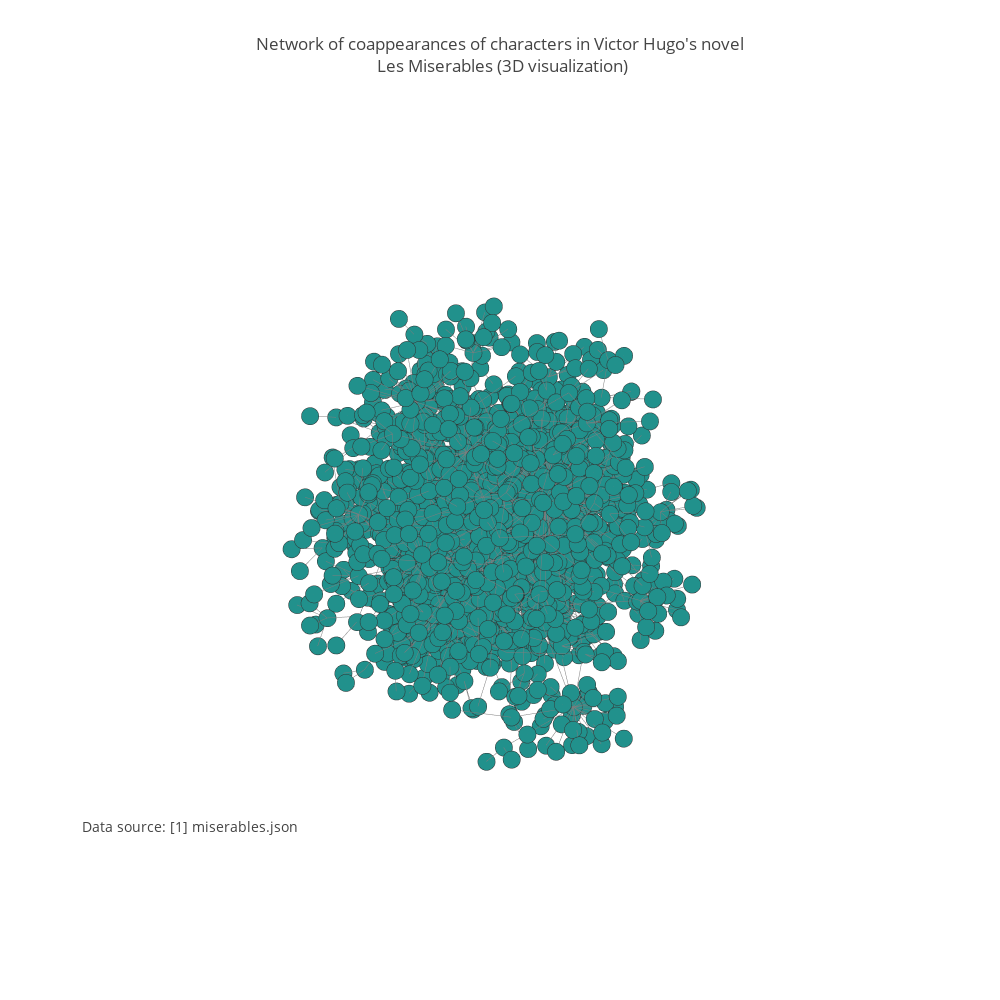

The notebook cell this image was saved under:
### Code cell
data=Data([trace1, trace2])
fig=Figure(data=data, layout=layout)

py.offline.init_notebook_mode(connected=True)

py.offline.iplot(fig, filename='Les-Miserables')

### Figure 1 — Plotly figure (JSON) as saved in the notebook; plotly's stock layout.template omitted (floating-point values rounded to 4 significant figures; data arrays with more than 128 entries replaced by an {"elided": "..."} marker saying what was removed)
{"data": [{"hoverinfo": "none", "line": {"color": "rgb(125,125,125)", "width": 1}, "mode": "lines", "type": "scatter3d", "x": {"elided": "6465 float values"}, "y": {"elided": "6465 float values"}, "z": {"elided": "6465 float values"}}, {"hoverinfo": "text", "marker": {"color": {"elided": "1692 int values"}, "colorscale": "Viridis", "line": {"color": "rgb(50,50,50)", "width": 0.5}, "size": 6, "symbol": "dot"}, "mode": "markers", "name": "actors", "text": {"elided": "1692 str values"}, "type": "scatter3d", "x": {"elided": "1692 float values"}, "y": {"elided": "1692 float values"}, "z": {"elided": "1692 float values"}}], "layout": {"annotations": [{"font": {"size": 14}, "showarrow": false, "text": "Data source: <a href='http://bost.ocks.org/mike/miserables/miserables.json'>[1] miserables.json</a>", "x": 0, "xanchor": "left", "xref": "paper", "y": 0.1, "yanchor": "bottom", "yref": "paper"}], "height": 1000, "hovermode": "closest", "margin": {"t": 100}, "scene": {"xaxis": {"showbackground": false, "showgrid": false, "showline": false, "showticklabels": false, "title": "", "zeroline": false}, "yaxis": {"showbackground": false, "showgrid": false, "showline": false, "showticklabels": false, "title": "", "zeroline": false}, "zaxis": {"showbackground": false, "showgrid": false, "showline": false, "showticklabels": false, "title": "", "zeroline": false}}, "showlegend": false, "title": "Network of coappearances of characters in Victor Hugo's novel<br> Les Miserables (3D visualization)", "width": 1000}}
